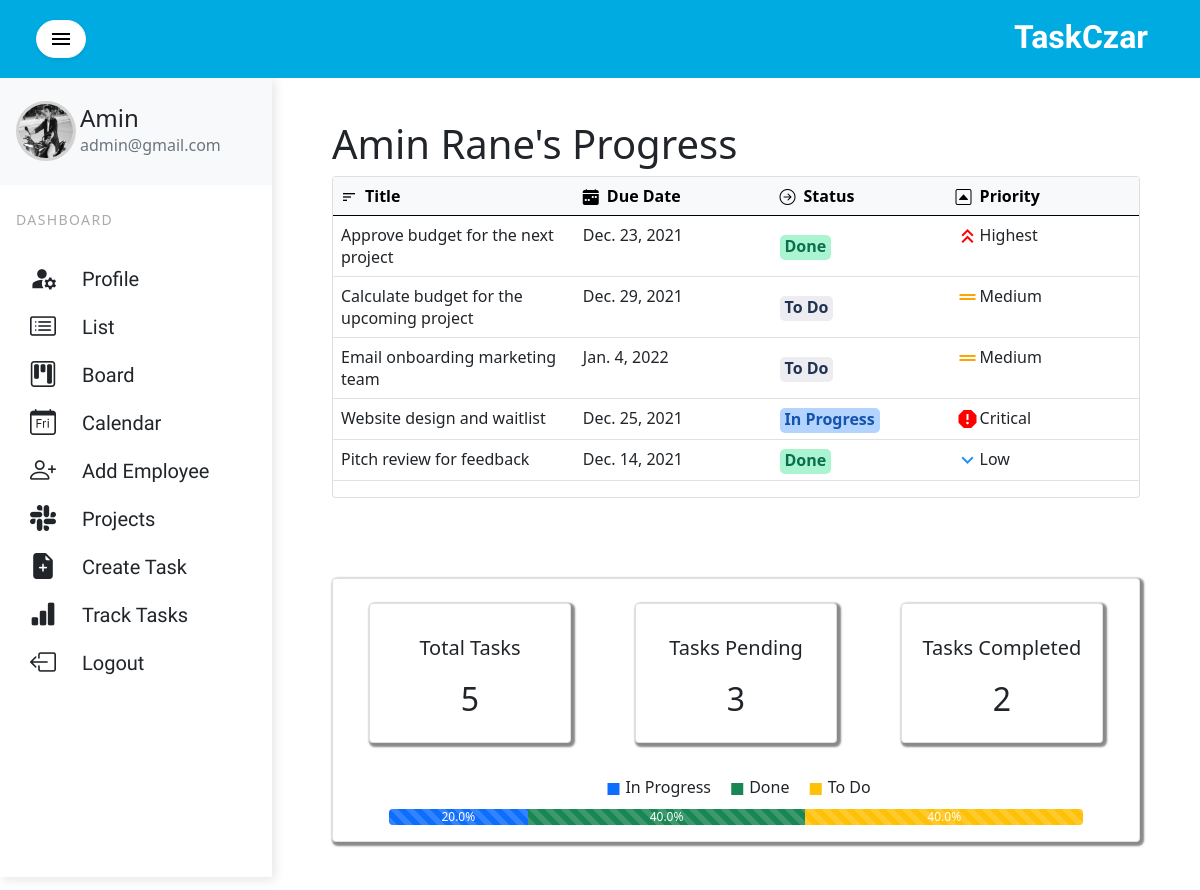
The app's page /track-task/admin/ (signed in) with its own data.
### employee/models.py (models this page shows, shortened)
class Employee(AbstractUser):
    username = models.CharField(unique=True, max_length=30, blank=True, null=True)
    first_name = models.CharField(max_length=15, blank=True, null=True)
    last_name = models.CharField(max_length=15, blank=True, null=True)
    def full_name(self):
        return f'{self.first_name} {self.last_name}'
    ROLE = [
        ('Admin', 'Admin'),
        ('Project Manager', 'Project Manager'),
        ('Employee', 'Employee')
    ]
    role = models.CharField(max_length=30, choices=ROLE, null=True, blank=True)
    email = models.EmailField(blank=True, null=True)
    created_at = models.DateTimeField(auto_now_add=True)
    Gender = [
        ('Male', 'Male'),
        ('Female', 'Female'),
        ('Other', 'Other')
    ]
    gender = models.CharField(max_length=30, choices=Gender, null=True, blank=True)
    USERNAME_FIELD = 'username'
    REQUIRED_FIELDS = ["first_name", "last_name", "role"]
    def is_admin(self):
        return True if (self.role == "Admin") else False

class EmployeeProfile(models.Model):
    user = models.OneToOneField(Employee, on_delete=models.CASCADE)
    profile_picture = models.ImageField(default='user-profile-default.png', upload_to='profile_pictures')

class Task(models.Model):
    user = models.ForeignKey(Employee, null=True, on_delete=models.SET_NULL)
    assignee = models.ForeignKey(Employee, null=True, blank=True, on_delete=models.SET_NULL, related_name='assignee')
    title = models.CharField(max_length=300, null=True, blank=True)
    description = models.TextField(null=True, blank=True)
    time_created = models.DateTimeField(auto_now=True)
    due_date = models.DateField(null=True, validators=[validate_due_date])
    STATUS = [
        ('Done', 'Done'),
        ('In Progress', 'In Progress'),
        ('To Do', 'To Do')
    ]
    PRIORITY = [
        ('Critical', 'Critical'),
        ('Highest', 'Highest'),
        ('Medium', 'Medium'),
        ('Low', 'Low'),
        ('Lowest', 'Lowest'),
    ]
    priority = models.CharField(max_length=200, choices=PRIORITY, null=True, blank=True)
    status = models.CharField(max_length=200, choices=STATUS, null=True, blank=True, default='Pending')
    time_completed = models.DateTimeField(auto_now_add=True, null=True, blank=True)
    def is_to_do(self):
        return True if (self.status == 'To Do') else False
    def is_in_progress(self):
        return True if (self.status == 'In Progress') else False
    def is_completed(self):
        return True if (self.status == 'Done') else False
    def is_critical(self):
        return True if (self.priority == 'Critical') else False
    def is_highest(self):
        return True if (self.priority == 'Highest') else False
    def is_medium(self):
        return True if (self.priority == 'Medium') else False
    def is_low(self):
        return True if (self.priority == 'Low') else False
    def is_lowest(self):
        return True if (self.priority == 'Lowest') else False

### employee/decorators.py (the view)
		def wrapper_func(request, *args, **kwargs):
			group = None
			if request.user.role:
				group = request.user.role
			if group in allowed_roles:
				return view_func(request, *args, **kwargs)
			else:
				return HttpResponse('<h3>You are not authorized to view this page</h3>')

### employee/templates/employee/track_task.html
{% extends 'employee/index.html' %}
{% block content %}
    <div class="container-fluid cover">
    <h1>{{ employee.full_name }}'s Progress</h1>
    <div class="card fixed_header" style="margin-bottom:5em">
        <table class="table list" style="width:auto">
            <thead class="table-light">
            <tr>
                <th style="width: 30%;">
                    <div class="row">
                        <div class="col-sm-1" style="padding-top:4px">
                            <i class="material-icons" style="font-size:16px">sort</i>
                        </div>
                        <div class="col-sm-8">Title</div>
                    </div>
                </th>
                <th>
                    <div class="row">
                        <div class="col-sm-1" style="padding-top:4px">
                            <i class="bi bi-calendar-week-fill" style="font-size:16px"></i>
                        </div>
                        <div class="col-sm-8">Due Date</div>
                    </div>
                </th>
                <th>
                    <div class="row">
                        <div class="col-sm-1" style="padding-top:4px">
                            <i class="bi bi-arrow-right-circle" style="font-size:16px;display:inline-block"></i>
                        </div>
                        <div class="col-sm-8">Status</div>
                    </div>
                </th>
                <th>
                    <div class="row">
                        <div class="col-sm-1" style="padding-top:4px">
                            <i class="bi bi-caret-up-square" style="font-size:16px"></i>
                        </div>
                        <div class="col-sm-8">Priority</div>
                    </div>
                </th>
            </tr>
            </thead>
            <tbody class="list">
            {% for task in tasks %}
            <tr>
                <td>{{task.title}}</td>
                <td>{{task.due_date}}</td>
                <td style="vertical-align:middle">
                    {% if task.is_to_do %}
                        <span style="border-radius: 5px;background-color:#ececf1;color:#213254;padding:0px 5px 3px;
                        font-weight:bold">{{task.status}}</span>
                    {% elif task.is_in_progress %}
                        <span style="border-radius: 5px;background-color:#b2d4ff;color:#1553ad;padding:0px 5px 3px;
                        font-weight:bold">{{task.status}}</span>
                    {% elif task.is_completed %}
                        <span style="border-radius: 5px;background-color:#aaf4d1;color:#0a6f4d;padding:0px 5px 3px;
                        font-weight:bold">{{task.status}}</span>
                    {% endif %}
                </td>
                <td>
                    <div class="row">
                        <div class="col-sm-1">
                            {% if task.is_lowest %}
                            <i class="material-icons" style="color:dodgerblue">keyboard_double_arrow_down</i>
                            {% elif task.is_low %}
                            <i class="material-icons" style="color:dodgerblue">keyboard_arrow_down</i>
                            {% elif task.is_medium %}
                            <i class="material-icons" style="color:orange">drag_handle</i>
                            {% elif task.is_highest %}
                            <i class="material-icons" style="color:red">keyboard_double_arrow_up</i>
                            {% elif task.is_critical %}
                            <i class="material-icons" style="color:red;font-size:24px">report</i>
                            {% endif %}
                    </div>
                    <div class="col-sm-9">
                    {{task.priority}}
                    </div>
                </div>
                </td>
            </tr>
            {% endfor %}
            </tbody>
        </table>
    </div>
<div class="card card-body text-center" style="width:auto;box-shadow:2px 2px 2px 2px rgba(97,98,98,0.75)">
    <div class="row">
    <div class="col-md-4" style="padding:2em;padding-top:0.5em">
        <div class="card card-body text-center" style="box-shadow:2px 2px 2px 2px rgba(97,98,98,0.75)">
            <h5 class="my-3">Total Tasks</h5>
            <div class="d-flex justify-content-center mt-1">
                <h2>{{ total_task }}</h2>
            </div>
          </div>
        </div>
    <div class="col-md-4" style="padding:2em;padding-top:0.5em">
        <div class="card card-body text-center" style="box-shadow:2px 2px 2px 2px rgba(97,98,98,0.75)">
            <h5 class="my-3">Tasks Pending</h5>
            <div class="d-flex justify-content-center mt-1">
                <h2>{{ tasks_pending }}</h2>
            </div>
          </div>
        </div>
    <div class="col-md-4" style="padding:2em;padding-top:0.5em">
        <div class="card card-body text-center" style="box-shadow:2px 2px 2px 2px rgba(97,98,98,0.75)">
            <h5 class="my-3">Tasks Completed</h5>
            <div class="d-flex justify-content-center mt-1">
                <h2>{{ tasks_completed }}</h2>
            </div>
          </div>
        </div>
        <div class="mb-2">
            <span style="margin-right: 10px"><i class="material-icons" style="color:#0d6efd;vertical-align: middle">stop</i>In Progress</span>
            <span style="margin-right: 10px"><i class="material-icons" style="color:#198754;vertical-align: middle">stop</i>Done</span>
            <span><i class="material-icons" style="color:#ffc107;vertical-align: middle">stop</i>To Do</span>
        </div>
    <div class="row" style="width:90%;margin: 0 auto">
    <div class="progress" style="padding:0px">
      <div class="progress-bar progress-bar-striped progress-bar-animated" role="progressbar"
           style="width: {{ tasks_in_progress }}%" aria-valuenow="15" aria-valuemin="0" aria-valuemax="100">{{ tasks_in_progress }}%</div>
      <div class="progress-bar bg-success progress-bar-striped progress-bar-animated" role="progressbar"
           style="width: {{ tasks_done }}%" aria-valuenow="30" aria-valuemin="0" aria-valuemax="100">{{ tasks_done }}%</div>
        <div class="progress-bar bg-warning progress-bar-striped progress-bar-animated" role="progressbar"
             style="width: {{ tasks_to_do }}%" aria-valuenow="30" aria-valuemin="0" aria-valuemax="100">{{ tasks_to_do }}%</div>
</div>
    </div>
        </div>
    </div>
</div>
    </div>
{% endblock %}

### employee/templates/employee/sidebar.html (shortened to what this page needs)
{% load static %}
<div class="vertical-nav bg-white " id="sidebar">
  <div class="py-4 px-3 mb-4 bg-light">
    <div class="media d-flex align-items-center">
        {% if request.user.employeeprofile.profile_picture.url %}
        <img class="rounded-circle" style="border: 3px solid lightgrey" height="60" width="60"
             src="{{ request.user.employeeprofile.profile_picture.url }}">
            {% else %}
      <i class="material-icons md-48">account_circle</i>
        {% endif %}
      <div class="media-body ms-1">
        <h4 class="m-0 user-name">{{request.user.first_name}}</h4>
        <p class="font-weight-normal text-muted mb-0">{{request.user.email}}</p>
      </div>
    </div>
  </div>
  <p class="text-gray font-weight-bold text-uppercase px-3 small pb-4 mb-0">Dashboard</p>
  <ul class="nav flex-column bg-white mb-0">
      <li class="nav-item side">
        <a href="{% url 'profile' %}" class="nav-link text-dark">
            <div class="row list" >
                <div class="col-sm-3 list">
                    <i class="material-icons" style="font-size:1.1em ">manage_accounts</i>
                </div>
                <div class="col-sm-9 list">
                    Profile
                </div>
            </div>
        </a>
    </li>
    <li class="nav-item  side">
        <a href="{% url 'list' %}" class="nav-link text-dark">
            <div class="row list" >
                <div class="col-sm-3 list">
                    <i class="bi bi-card-list"></i>
                </div>
                <div class="col-sm-9 list">
                    List
                </div>
            </div>
        </a>
    </li>
      <li class="nav-item side">
        <a href="{% url 'board' %}" class="nav-link side text-dark">
            <div class="row list" >
                <div class="col-sm-3 list">
                    <i class="bi bi-kanban"></i>
                </div>
                <div class="col-sm-9 list">
                   Board
                </div>
            </div>
        </a>
      </li>
      <li class="nav-item side">
        <a href="{% url 'calendar' %}" class="nav-link side text-dark">
            <div class="row list" >
                <div class="col-sm-3 list">
                    <i class="bi bi-calendar-day"></i>
                </div>
                <div class="col-sm-9 list">
                   Calendar
                </div>
            </div>
        </a>
      </li>
      {% if request.user.is_admin %}
      <li class="nav-item side">
        <a href="{% url 'register' %}" class="nav-link side text-dark">
            <div class="row list" >
                <div class="col-sm-3 list">
                    <i class="bi bi-person-plus"></i>
                </div>
                <div class="col-sm-9 list">
                   Add Employee
                </div>
            </div>
        </a>
      </li>
      <li class="nav-item side">
        <a href="{% url 'project-list' %}" class="nav-link side text-dark">
            <div class="row list" >
                <div class="col-sm-3 list">
                    <i class="bi bi-slack"></i>
                </div>
                <div class="col-sm-9 list">
                   Projects
                </div>
            </div>
        </a>
      </li>
      {% endif %}
      <li class="nav-item side">
           {% if request.user.is_admin or request.user.is_project_manager %}
        <a href="#" class="nav-link side text-dark" data-bs-toggle="modal" data-bs-target="#exampleModal">
            <div class="row list" >
                <div class="col-sm-3 list" style="padding-left:1em">
                    <i class="bi bi-file-earmark-plus-fill"></i>
                </div>
                <div class="col-sm-9 list">
                   Create Task
                </div>
            </div>
        </a>
          {% endif %}
      </li>
    {% if request.user.is_admin %}
      <li class="nav-item side">
        <a href="{% url 'employee-details' %}" class="nav-link side text-dark">
            <div class="row list" >
                <div class="col-sm-3 list">
                    <i class="bi bi-bar-chart-fill"></i>
                </div>
                <div class="col-sm-9 list">
                   Track Tasks
                </div>
            </div>
        </a>
      </li>
  {% endif %}
      <li class="nav-item side">
        <a href="{% url 'logout' %}" class="nav-link side text-dark">
            <div class="row list" >
                <div class="col-sm-3 list">
                    <i class="bi bi-box-arrow-left"></i>
                </div>
                <div class="col-sm-9 list">
                   Logout
                </div>
            </div>
        </a>
      </li>
  </ul>
</div>

### employee/templates/employee/index.html (style rules this page uses)
.cover { width: inherit; }
body { background-color: #f3efef; min-height: 100vh; overflow-x: hidden; }
.vertical-nav { min-width: 17rem; width: 17rem; height: 100vh; position: fixed; top: 4.8rem; left: 0; box-shadow: 3px 3px 10px rgba(0, 0, 0, 0.1); transition: all 0.4s; }
.text-uppercase { letter-spacing: 0.1em; }
.text-gray { color: #aaa; }
.user-name { text-transform: capitalize; }
.nav-link { text-transform: capitalize; }
.row.list { height:2em; }
.col-sm-3.list { align-items: center; font-size:26px; padding-top:3px; padding-left:1em; }
.col-sm-9.list { padding-top:2px; font-size: 20px; font-family: 'Acme', sans-serif; }

### records on screen
Employee: user.employeeprofile.profile_picture (picture), user.first_name "Amin", user.email "admin@gmail.com", full_name "Amin Rane"
Task: title "Approve budget for the next project", due_date "Dec. 23, 2021", status "Done", priority "Highest"
Task: title "Calculate budget for the upcoming project", due_date "Dec. 29, 2021", status "To Do", priority "Medium"
Task: title "Email onboarding marketing team", due_date "Jan. 4, 2022", status "To Do", priority "Medium"
Task: title "Website design and waitlist", due_date "Dec. 25, 2021", status "In Progress", priority "Critical"
Task: title "Pitch review for feedback", due_date "Dec. 14, 2021", status "Done", priority "Low"

### other values on screen
{{ total_task }} "5"
{{ tasks_pending }} "3"
{{ tasks_completed }} "2"
{{ tasks_in_progress }} "20.0"
{{ tasks_done }} "40.0"
{{ tasks_to_do }} "40.0"
